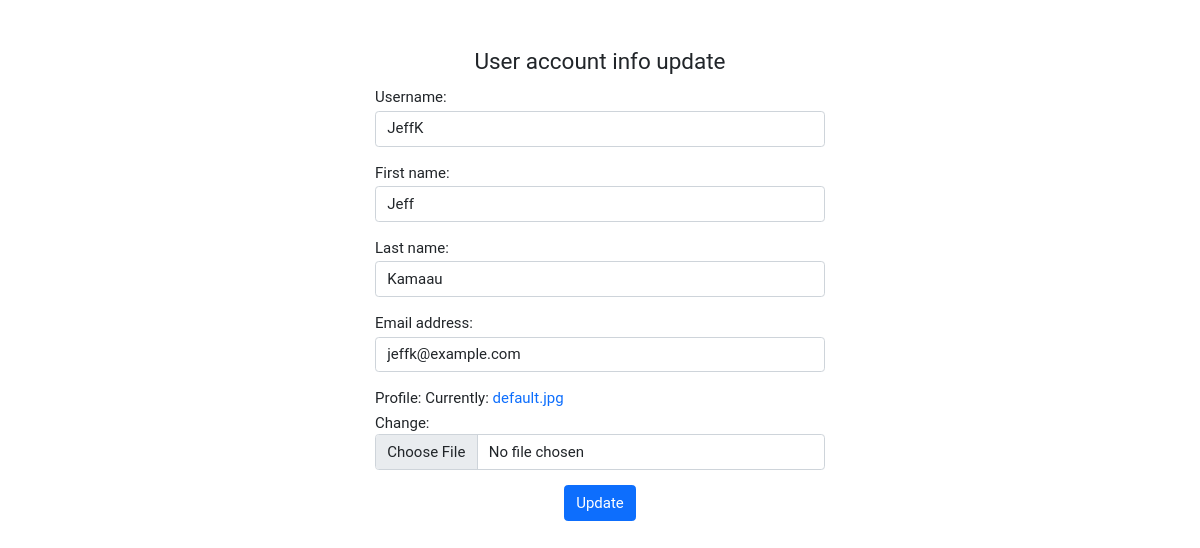
The page /U/account-info-update/ (signed in) on the database its author committed.
### dreamwed/models.py (models this page shows, shortened)
class User(AbstractUser):
   is_vendor = models.BooleanField(default=False)
   is_wedding_planner = models.BooleanField(default=False)
   profile = models.ImageField(default='default.jpg', upload_to='profile_pics')
   class Meta:
      ordering = ['last_name', 'first_name']

### dreamwed/views/dreamwed.py (the view)
# urls.py: path('U/account-info-update/', dreamwed.update_user_account_info, name='user-account-info-update'),
@login_required
def update_user_account_info(request):
   if not request.method == 'POST':
      form = UserAccountInfoUpdateForm(instance=request.user)
      return render(request, 'dreamwed/update-account-info.html', {'form': form})
   form = UserAccountInfoUpdateForm(request.POST, request.FILES, instance=request.user)
   if not form.is_valid():
      return redirect(request.META.get('HTTP_REFERER'))
   form.save()
   return redirect('user-profile')

### dreamwed/forms.py
class UserAccountInfoUpdateForm(ModelForm):
   class Meta:
      model = User
      fields = ['username', 'first_name', 'last_name', 'email', 'profile']

### templates/dreamwed/update-account-info.html (shortened to what this page needs)
{% extends 'base.html' %}
{% load widget_tweaks %}
{% block body %}
<div class="container">
   <div class="text-center py-5">
      <form method="POST" enctype="multipart/form-data">
         <fieldset>
            <legend>User account info update</legend>
            {% for field in form.visible_fields %}
               <div class="form-group mb-3">
                  {{ field.label_tag }}
                  {% render_field field class+="form-control" %}
               </div>
            {% endfor %}
         </fieldset>
         <button type="submit" class="btn btn-primary">Update</button>
      </form>
   </div>
</div>
{% endblock body %}

### static/css/main.css (style rules this page uses)
html, body { font: 400 15px/1.5 'Roboto', sans-serif; }
body { margin: 0; padding: 0 0 4rem; position: relative; }
a { text-decoration: none; }
label { margin-bottom: 2px; }
.form-group { text-align: left; max-width: 450px; margin-left: auto; margin-right: auto; margin: 0 auto 1rem; }

### rows shown on the page
User: username "JeffK" "Jeff" "Kamaau" "jeffk@example.com"

### other values the page prints
{{ field.label_tag }} "Username:" "First name:" "Last name:" "Email address:" "Profile:"
